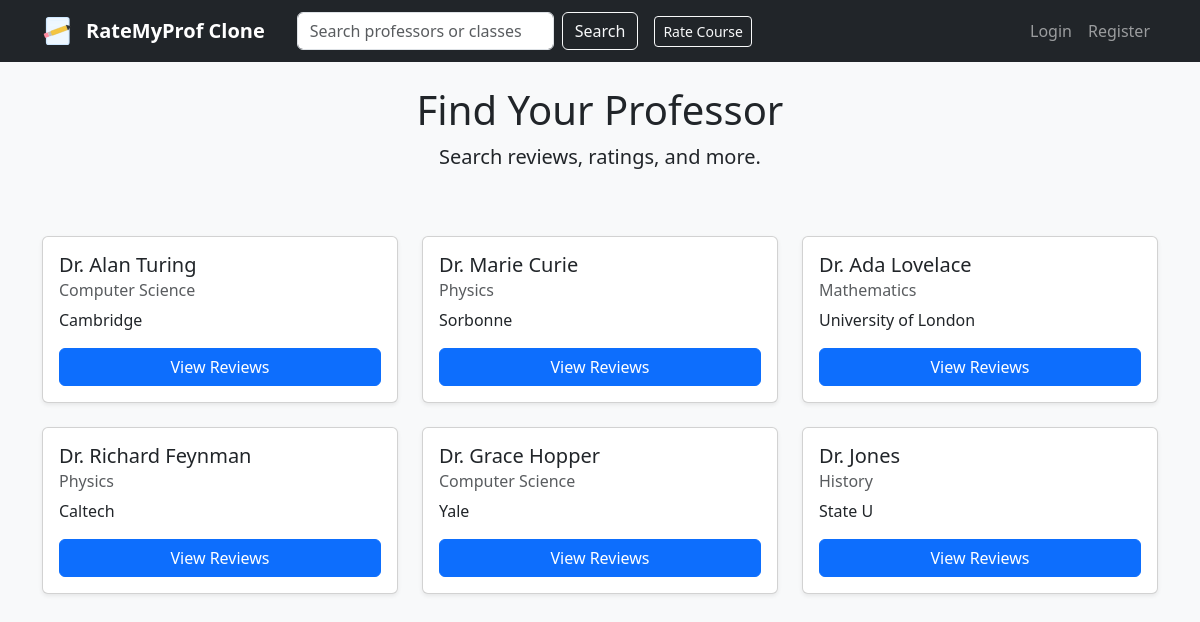
Before: / with the older database file.
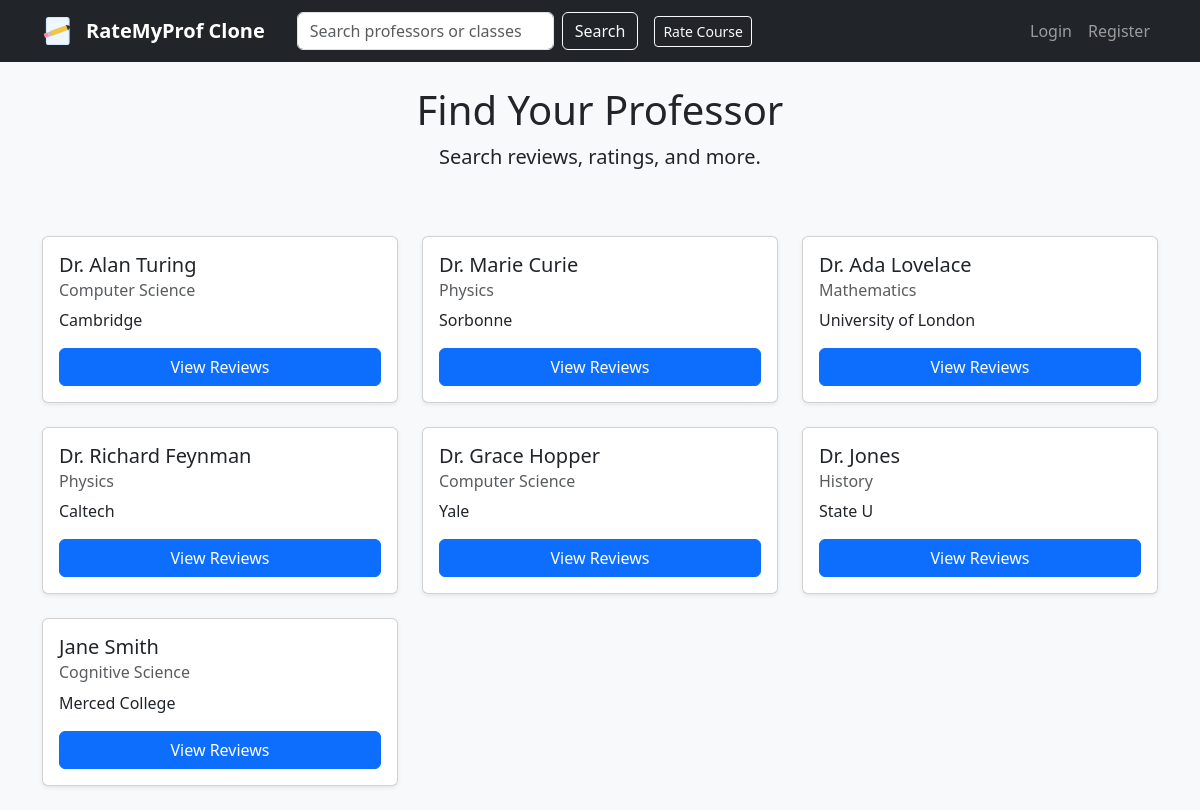
After: the same page with the newer database file.
### app.py (models this page shows)
class Professor(db.Model):
    __tablename__ = 'professors'
    id = db.Column(db.Integer, primary_key=True)
    name = db.Column(db.String(100), nullable=False)
    department = db.Column(db.String(100))
    university = db.Column(db.String(100))
    user_id = db.Column(db.Integer, db.ForeignKey('users.id'), nullable=True)
    reviews = db.relationship('Review', backref='professor', lazy=True)
    user = db.relationship('User', backref='professor_profile', uselist=False)

### app.py (the view)
@app.route('/')
def home():
    professors = Professor.query.all()
    if current_user.is_authenticated and getattr(current_user, 'role', None) == 'professor' and request.args.get('view') != 'others':
        return redirect(url_for('professor_dashboard'))
    return render_template('index.html', professors=professors)

### templates/index.html
{% extends "base.html" %}
{% block content %}
<div class="row">
    <div class="col-md-12 text-center mb-5">
        <h1>Find Your Professor</h1>
        <p class="lead">Search reviews, ratings, and more.</p>
    </div>
</div>
<div class="row">
    {% for prof in professors %}
    <div class="col-md-4 mb-4">
        <div class="card shadow-sm">
            <div class="card-body">
                <h5 class="card-title">{{ prof.name }}</h5>
                <h6 class="card-subtitle mb-2 text-muted">{{ prof.department }}</h6>
                <p class="card-text">{{ prof.university }}</p>
                <a href="{{ url_for('professor_detail', id=prof.id) }}" class="btn btn-primary w-100">View Reviews</a>
            </div>
        </div>
    </div>
    {% endfor %}
</div>
{% endblock %}

Changed rows visible on the page:
added Professor: name "Jane Smith", department "Cognitive Science", university "Merced College"
